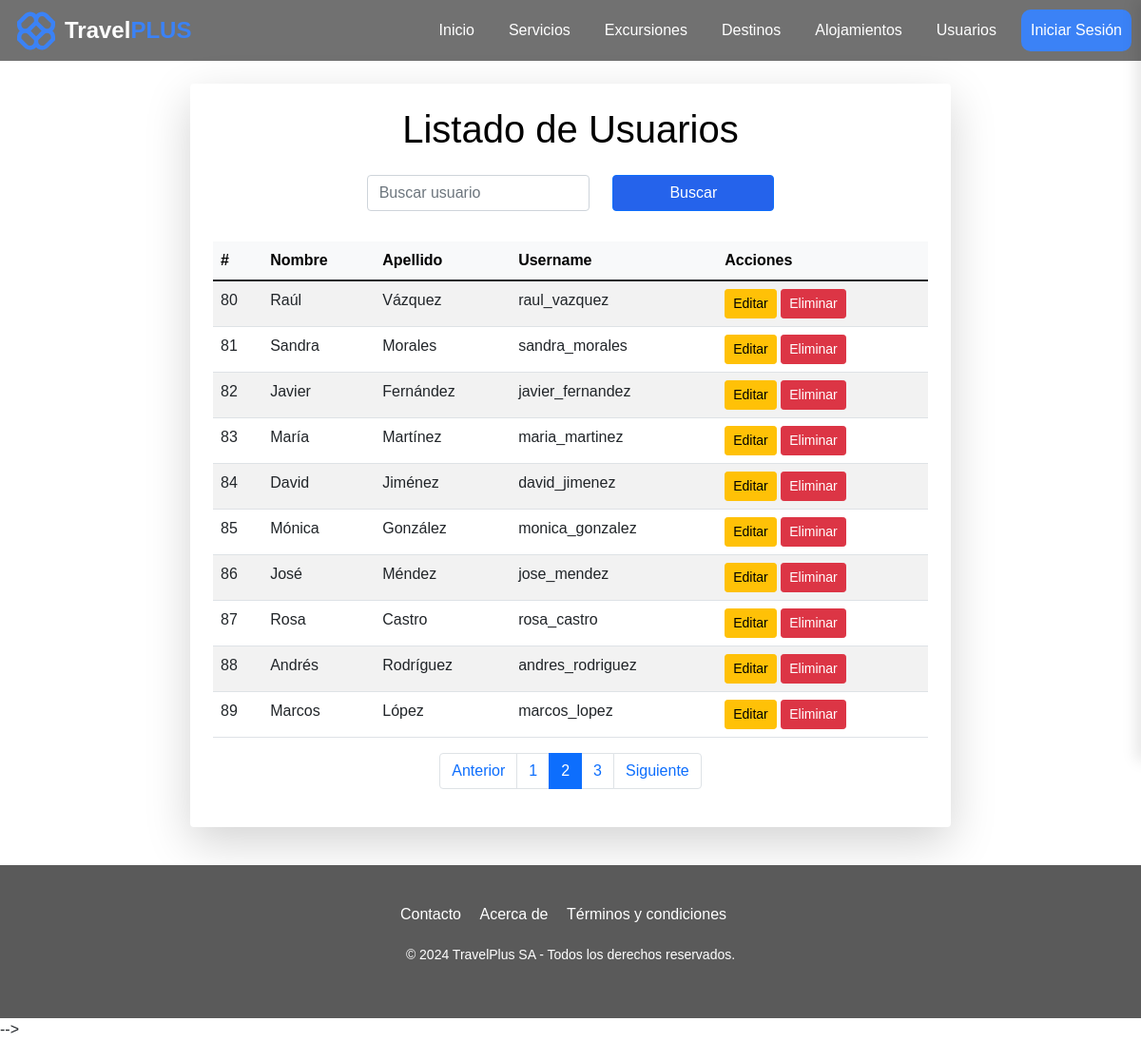
Page /index.php?app=user&action=index&page=2 on the committed database.
### tables this page shows
CREATE TABLE `user` (
  `id` int(11) NOT NULL,
  `rol_id` int(11) NOT NULL,
  `name` varchar(60) NOT NULL,
  `lastName` varchar(60) NOT NULL,
  `username` varchar(30) NOT NULL,
  `password` varchar(255) NOT NULL,
  `create_at` timestamp NOT NULL DEFAULT current_timestamp(),
  `update_at` timestamp NOT NULL DEFAULT current_timestamp()
);

### controller/UserController.php (called while the page is built, shortened)
<?php
require_once './model/dao/UserDao.php';
class UserController
{
    private $model;
    public function __construct()
    {
        $this->model = new UserDAO();
    }
    public function index()
    {
        $page = isset($_GET['page']) ? (int)$_GET['page'] : 1;
        $limit = isset($_GET['limit']) ? (int)$_GET['limit'] : 10;
        $totalUsers = $this->model->getTotalUsers();
        $totalPages = ceil($totalUsers / $limit);
        if ($page > $totalPages) {
            header('Location: index.php?app=user&action=index&page=' . $totalPages);
        } else {
            $offset = ($page - 1) * $limit;
            $users = $this->model->getAllUsers($limit, $offset);
        }
        require_once './view/user/user.list.php';
    }
}

### index.php (called while the page is built, shortened)
<?php
    $function = (!empty($_REQUEST['action'])) ? htmlentities($_REQUEST['action']) : DEFAULT_METHOD;
    $app = new $controller;
    $app->$function();
?>

### config/Connection.php (called while the page is built)
<?php
class Connection
{
    public static function getConnection()
    {
        $connection = null;
        try {
            $connection = new PDO(
                'mysql:host=localhost;dbname='. DB_NAME,
                DB_USERNAME,
                DB_PASSWORD
            );
            $connection->exec("SET NAMES 'utf8mb4'");
            $connection->setAttribute(
                PDO::ATTR_ERRMODE,
                PDO::ERRMODE_EXCEPTION
            );
        } catch (Exception $e) {
            echo "Error: " . $e->getMessage();
            die("error " . $e->getMessage());
        }
        return $connection;
    }
}
?>

### model/dao/UserDao.php (called while the page is built, shortened)
<?php
require_once './config/Connection.php';
class UserDAO
{
    private $conn;
    public function __construct()
    {
        $this->conn = Connection::getConnection();
    }
    public function getAllUsers($limit, $offset)
    {
        $sql = "SELECT * FROM user LIMIT :limit OFFSET :offset";
        try {
            $stmt = $this->conn->prepare($sql);
            $stmt->bindParam(':limit', $limit, PDO::PARAM_INT);
            $stmt->bindParam(':offset', $offset, PDO::PARAM_INT);
            $stmt->execute();
            return $stmt->fetchAll(PDO::FETCH_ASSOC);
        } catch (PDOException $err) {
            echo "Error: " . $err->getMessage();
            return [];
        }
    }
    public function getTotalUsers()
    {
        $sql = "SELECT COUNT(*) FROM user";
        try {
            $stmt = $this->conn->prepare($sql);
            $stmt->execute();
            return $stmt->fetchColumn();
        } catch (PDOException $err) {
            echo "Error: " . $err->getMessage();
            return 0;
        }
    }
}

### view/user/user.list.php (the view, shortened to what this page needs)
<div class="d-flex justify-content-center align-items-center">
    <section class="container mt-4 p-4 shadow-lg rounded">
        <header class="mb-4 text-center">
            <h1>Listado de Usuarios</h1>
        </header>
        <div class="row mb-4 justify-content-center">
            <div class="col-12 col-md-4 mb-2">
                <input type="text" class="form-control" id="busqueda" placeholder="Buscar usuario" aria-label="Buscar usuario">
            </div>
            <div class="col-12 col-md-3 d-flex justify-content-center align-items-center mb-2">
                <button class="btn btn-primary w-100" id="btn_buscar" aria-label="Buscar usuario">Buscar</button>
            </div>
        </div>
        <table class="mx-auto table table-striped table-hover">
            <thead class="table-light">
                <tr>
                    <th>#</th>
                    <th>Nombre</th>
                    <th>Apellido</th>
                    <th>Username</th>
                    <th>Acciones</th>
                </tr>
            </thead>
            <tbody>
                <?php foreach ($users as $user): ?>
                    <tr>
                        <td><?php echo $user['id']; ?></td>
                        <td><?php echo $user['name']; ?></td>
                        <td><?php echo $user['lastName']; ?></td>
                        <td><?php echo $user['username']; ?></td>
                        <td>
                            <a href="edit.php?id=<?php echo $user['id']; ?>" class="btn btn-warning btn-sm">Editar</a>
                            <a href="delete.php?id=<?php echo $user['id']; ?>" class="btn btn-danger btn-sm">Eliminar</a>
                        </td>
                    </tr>
                <?php endforeach; ?>
            </tbody>
        </table>
        <nav>
            <ul class="pagination justify-content-center">
                <li class="page-item <?php echo ($page <= 1) ? 'disabled' : ''; ?>">
                    <a class="page-link" href="index.php?app=user&action=index&page=<?php echo ($page - 1); ?>">Anterior</a>
                </li>
                <?php for ($i = 1; $i <= $totalPages; $i++): ?>
                    <li class="page-item <?php echo ($i == $page) ? 'active' : ''; ?>">
                        <a class="page-link" href="index.php?app=user&action=index&page=<?php echo $i; ?>"><?php echo $i; ?></a>
                    </li>
                <?php endfor; ?>
                <li class="page-item <?php echo ($page >= $totalPages) ? 'disabled' : ''; ?>">
                    <a class="page-link" href="index.php?app=user&action=index&page=<?php echo ($page + 1); ?>">Siguiente</a>
                </li>
            </ul>
        </nav>
    </section>
</div>

### assets/css/style.css (style rules this page uses)
:root { --color-primary: #3B82F6; --color-secondary: #6366F1; --color-tertiary: #F87171; --color-success: #10B981; --color-warning: #F59E0B; --color-dark: #111827; --color-light: #F9FAFB; --color-gray: #878787; --color-gray-light: #D1D5DB; --color-gray-dark: #4B5563; --color-white: #fff; }
* { margin: 0; padding: 0; box-sizing: border-box; }
body { font-family: Arial, sans-serif; min-height: 100vh; display: flex; flex-direction: column; margin: 0; }

### assets/css/contacto.css (style rules this page uses)
h1, h2 { color: black; }

### assets/css/nosotros.css (style rules this page uses)
:root { --primary-color: #004d99; --secondary-color: #e6f2ff; --accent-color: #ff6b6b; --text-color: #333; --light-bg: #f8f9fa; }

### assets/css/excursion_new.css (style rules this page uses)
:root { --primary: #2563eb; --error: #dc2626; --gray: #64748b; }
.container { max-width: 800px; margin: auto; background: white; padding: 2rem; border-radius: 8px; box-shadow: 0 2px 4px rgba(0, 0, 0, 0.1); }
input, select, textarea { padding: 0.5rem; border: 1px solid #e2e8f0; border-radius: 4px; }
button { padding: 0.5rem 1rem; border: none; border-radius: 4px; cursor: pointer; }
.btn-primary { background: var(--primary); color: white; }

### rows in the picture
user: id "80", name "Raúl", lastName "Vázquez", username "raul_vazquez"
user: id "81", name "Sandra", lastName "Morales", username "sandra_morales"
user: id "82", name "Javier", lastName "Fernández", username "javier_fernandez"
user: id "83", name "María", lastName "Martínez", username "maria_martinez"
user: id "84", name "David", lastName "Jiménez", username "david_jimenez"
user: id "85", name "Mónica", lastName "González", username "monica_gonzalez"
user: id "86", name "José", lastName "Méndez", username "jose_mendez"
user: id "87", name "Rosa", lastName "Castro", username "rosa_castro"
user: id "88", name "Andrés", lastName "Rodríguez", username "andres_rodriguez"
user: id "89", name "Marcos", lastName "López", username "marcos_lopez"
